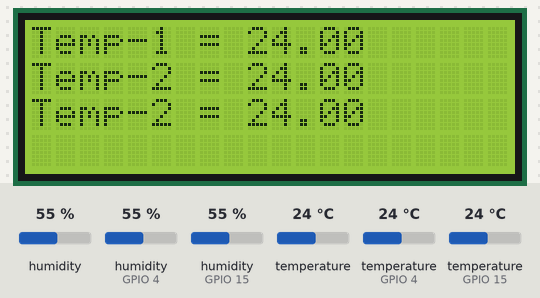
A program run on a simulated ESP32. Shown: 20×4 character LCD. The test bench sets the inputs (shaded band); at power-on: temperature 24 °C, temperature (sensors on GPIO 4, GPIO 15) 24 °C, humidity 55 %, humidity (sensors on GPIO 4, GPIO 15) 55 %.

Above: at 1.2 s.
1.3 s: temperature (sensor 0) set to 12 °C
At 4.5 s:
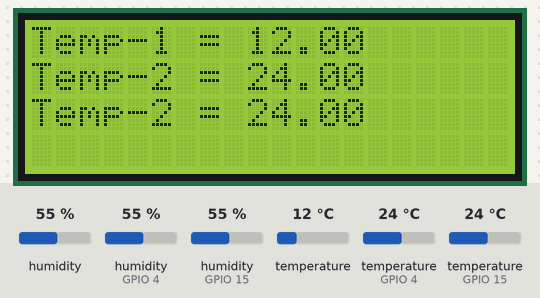
6.7 s: temperature (sensor on GPIO 4) set to 12 °C
At 10.2 s:
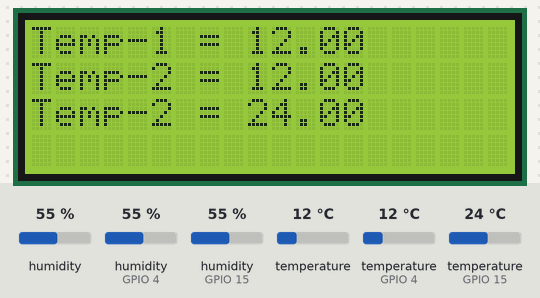
12.8 s: temperature (sensor on GPIO 15) set to 12 °C
At 16.0 s:
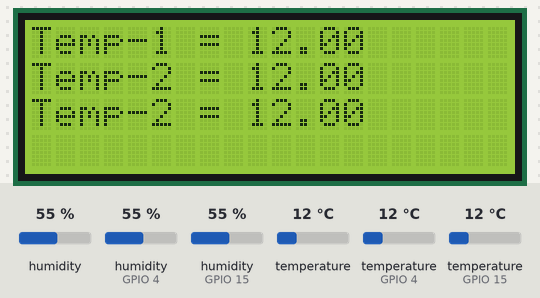
19.0 s: temperature (sensor 0) set to 19 °C
25.2 s: temperature (sensor on GPIO 4) set to 19 °C
At 28.7 s:
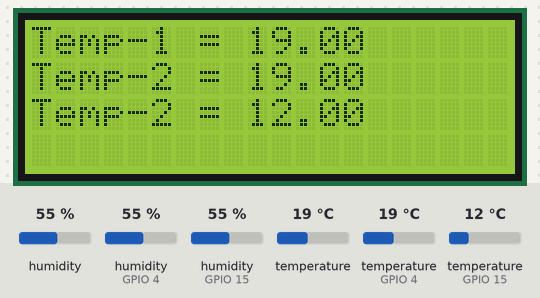
31.3 s: temperature (sensor on GPIO 15) set to 19 °C
Timing chart, 0 to 34.3 s (numbered marks = the images above; inputs shaded):
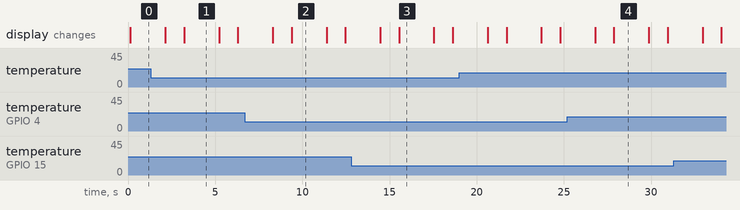

The program:

main.cpp
```cpp
/*TST proyecto 1 Grupo1
 * Integrantes
 * Andrés Montaño -- Especialista en modelado y control de sistemas
 * Emma Gutierrez -- Rol Especialista en modelado y control de sistemas
 * Federico Birge -- Scrum Master
 * Leonardo Gonzalez -- Especialista en programación
 * Mario Gonzalez -- Especialista en electrónica y circuitos
 * Pedro Rojo -- Especialista en programación
 * Esteban Carrizo -- Product Owner
 */
#include <Arduino.h>
#include <LiquidCrystal.h>
#include <DHT.h>
#define DHTPIN_1 0
#define DHTPIN_2 4
#define DHTPIN_3 15
#define DHTTYPE DHT11

const int rs = 14, en = 12, d4 = 33, d5 = 25, d6 = 26, d7 = 27;
LiquidCrystal lcd(14,12,33,25,26,27);
DHT dht1(DHTPIN_1, DHTTYPE);
DHT dht2(DHTPIN_2, DHTTYPE);
DHT dht3(DHTPIN_3, DHTTYPE);

void setup() {
  lcd.begin(20, 4);
  dht1.begin();
  dht2.begin();
  dht3.begin();
}

void loop() {

  lcd.clear();

  float t1 = dht1.readTemperature();
  float t2 = dht2.readTemperature();
  float t3 = dht3.readTemperature();

  lcd.clear();
  lcd.setCursor(0, 0);
  lcd.print("Temp-1 = ");
  lcd.print(t1);
  lcd.setCursor(0, 1);
  lcd.print("Temp-2 = ");
  lcd.print(t2);
  lcd.setCursor(0, 2);
  lcd.print("Temp-2 = ");
  lcd.print(t3);

  delay(2000);
  lcd.clear();
  delay(1000);
}
```

Measured:
- after the input at 1.3 s, the display: first differs from a run without the input after 1.9 s (image 1)
- after the input at 6.7 s, the display: first differs from a run without the input after 2.7 s (image 2)
- after the input at 12.8 s, the display: first differs from a run without the input after 2.7 s (image 3)
- after the input at 25.2 s, the display: first differs from a run without the input after 2.7 s (image 4)
- what the display in image 1 shows lasts 2.0 s, from 3.2 s to 5.2 s
